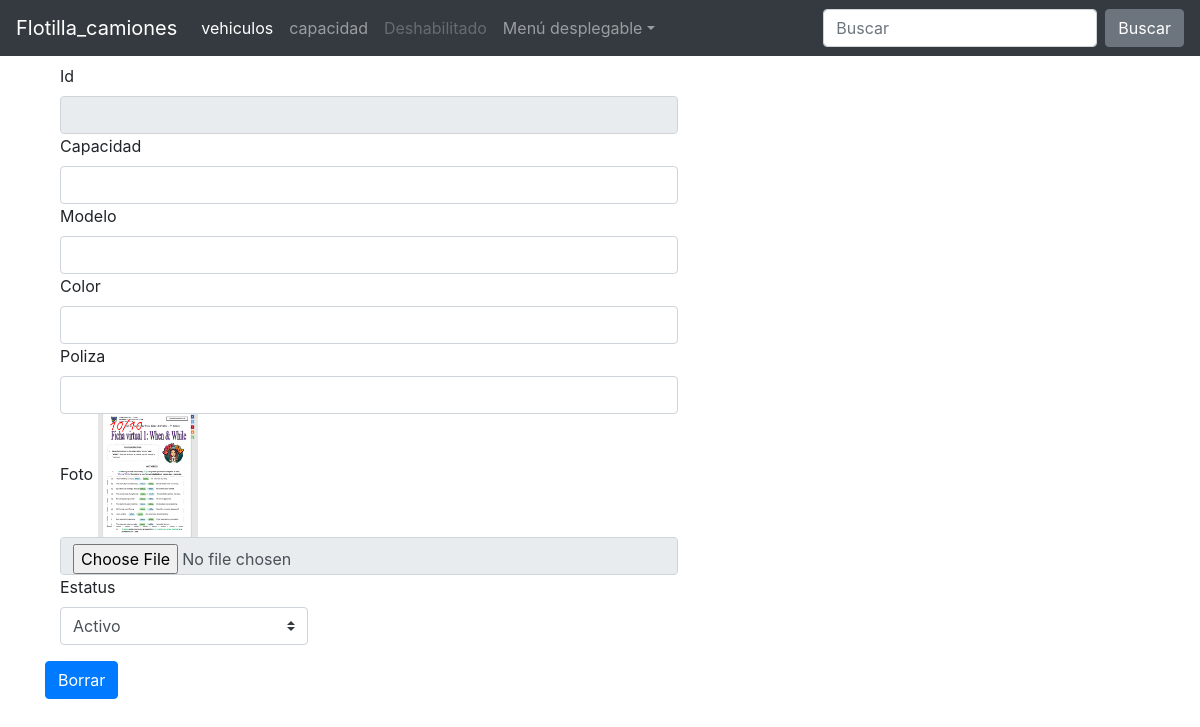
The page /flotilla_camiones/front_end/private/vehiculos/mostrar.php?id=2 on the database its author committed.
### tables this page shows
CREATE TABLE `vehiculos` (
  `id` int(11) NOT NULL,
  `capacidad` double NOT NULL,
  `modelo` varchar(255) NOT NULL,
  `matricula` varchar(255) NOT NULL,
  `color` varchar(255) NOT NULL,
  `poliza` varchar(255) NOT NULL,
  `foto` varchar(255) NOT NULL,
  `costo_mensual` int(11) NOT NULL,
  `estatus` varchar(255) NOT NULL
);

### flotilla_camiones/back_end/modelos/vehiculos.php (called while the page is built, shortened)
<?php
class Vehiculos implements CRUD{
    public $id;
    public $con;
    public function __CONSTRUCT($con){
        $this->con=$con;
    }
    public function leer_uno_id(){
        try{
        $sql = "Select * from vehiculos where id=:id";
       $stmt = $this->con->prepare($sql);
       $stmt->bindParam(':id', $this->id);
       $stmt->setFetchMode(PDO::FETCH_OBJ);
     $stmt->execute();
     return $stmt->fetchAll();
       }catch(PDOException $e){
       return $e->getMessage();
       }finally{
       $this->con=null;
       }
}
}
?>

### flotilla_camiones/front_end/private/vehiculos/mostrar.php (the view, shortened to what this page needs)
<?php
  include('../../../back_end/modelos/vehiculos.php');
  $conexion=new Conexion();
  $con=$conexion->getConection();
  $vehiculos=new Vehiculos($con);
  $vehiculos->id=$_GET['id'];
  $vehiculos=$vehiculos->leer_uno_id();
  $vehiculo=$vehiculos[0];
?>
<!DOCTYPE html>
<html lang="es">
<head>
  <?php
    include_once('../plantilla/head.php');
  ?>
</head>
<body>
  <navbar>
 <?php
include_once('../plantilla/navbar.php');
 ?>
<main role="main" class="container">
</navbar>
  <form action="../../../back_end/controladores/vehiculos_controlador.php"
method="POST" class="needs-validation" novalidate>
  <div class="form-row pt-5 mt-3">
        </div>
 <div class="col-md-7 mb-7">
      <label for="validationCustom01">Id</label>
      <input type="number" class="form-control" name="id" id="validationCustom01"
      value="<?php echo $vehiculos->id ?>" readonly>
    </div>
    <div class="col-md-7 mb-6">
      <label for="validationCustom02">Capacidad</label>
      <input type="text" class="form-control" name="capacidad" id="validationCustom02"
      vehiculos>
    </div>
  <div class="col-md-7 mb-7">
      <label for="validationCustom02">Modelo</label>
      <input type="text" class="form-control" name="modelo" id="validationCustom02"
      >
  </div>
  <div class="col-md-7 mb-7">
      <label for="validationCustom02">Color</label>
      <input type="text" class="form-control" name="color" id="validationCustom02" >
    </div>
  <div class="col-md-7 mb-7">
      <label for="validationCustom02">Poliza</label>
      <input type="text" class="form-control" name="poliza" id="validationCustom02" >
    </div>
  <div class="col-md-7 mb-7">
      <label for="validationCustom02">Foto</label>
      <img src="../../public/imagenes/vehiculos/<?php echo $vehiculo->foto ?>" alt="" width="100px">
      <input type="file" class="form-control" name="foto" id="validationCustom02"  value="<?php echo $vehiculo->foto ?>"readonly  >
     </div>
  <div class="col-md-3 mb-3">
  <label for="validationDefault02">Estatus</label>
      <select class="custom-select" id="estatus" name="estatus"  value="<?php echo $vehiculo->estatus ?>" readonly >
        <option value="Activo" <?php echo ($vehiculo->estatus=="Activo"?'selected':'') ?> >Activo </option>
      </select>
    </div>
  <button class="btn btn-primary" type="submit">Borrar</button>
</form>
</body>
</html>

### rows shown on the page
vehiculos: foto (picture), estatus "Activo"
